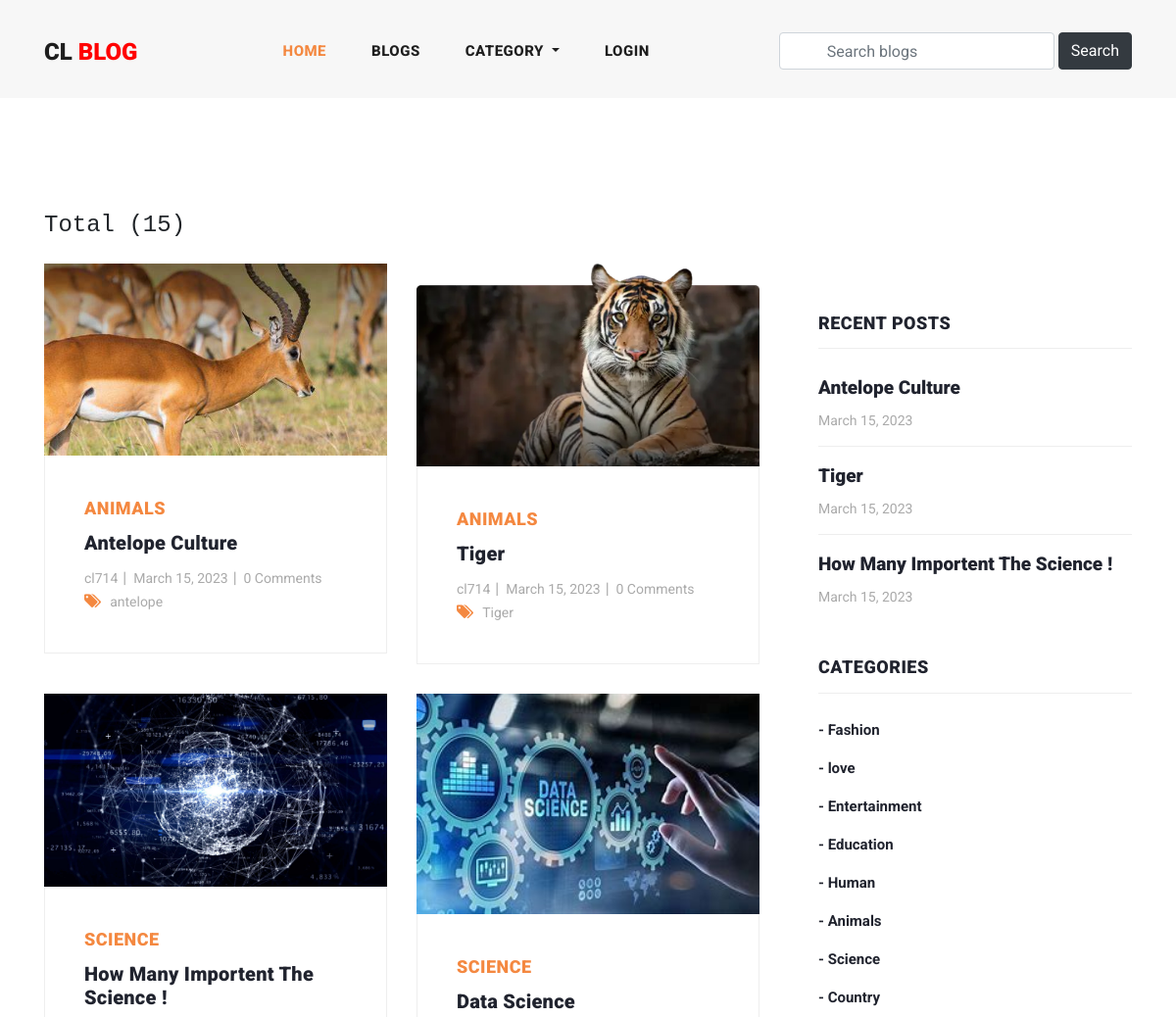
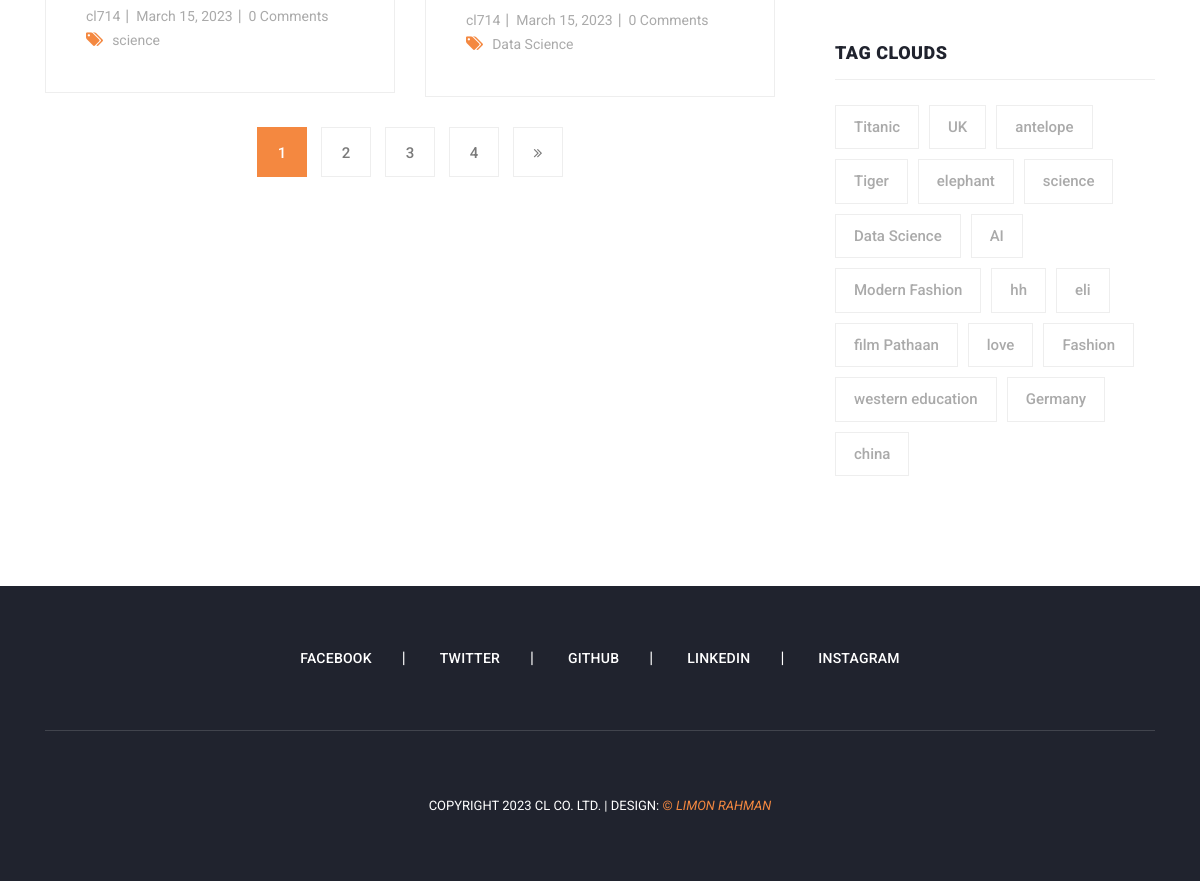
The app's page /blogs/ with its own data (2 pictures, top to bottom).
### blog/models.py (models this page shows, shortened)
class Blog(models.Model):
    user = models.ForeignKey(
        User,
        related_name='user_blogs',
        on_delete=models.CASCADE
    )
    category = models.ForeignKey(
        Category,
        related_name='category_blogs',
        on_delete=models.CASCADE
    )
    tags = models.ManyToManyField(
        Tag,
        related_name='tag_blogs',
        blank=True
    )
    likes = models.ManyToManyField(
        User,
        related_name='user_likes',
        blank=True
    )
    title = models.CharField(
        max_length=250
    )
    slug = models.SlugField(null=True, blank=True)
    banner = models.ImageField(upload_to='blog_banners')
    description = RichTextField()
    created_date = models.DateField(auto_now_add=True)

class Category(models.Model):
    title = models.CharField(max_length=150, unique=True)
    slug = models.SlugField(null=True, blank=True)
    created_date = models.DateField(auto_now_add=True)

class Tag(models.Model):
    title = models.CharField(max_length=150)
    slug = models.SlugField(null=True, blank=True)
    created_date = models.DateField(auto_now_add=True)

### user_profile/models.py (models this page shows, shortened)
class User(AbstractUser):
    email = models.EmailField(
        max_length=150,
        unique=True,
        error_messages={
            "unique": "The email must be unique"
        }
    )
    profile_image = models.ImageField(
        null=True,
        blank=True,
        upload_to="profile_images",
        default='images/default/user.png'
    )
    followers = models.ManyToManyField("Follow")
    REQUIRED_FIELDS = ["email"]
    objects = CustomUserManager()

### blog/views.py (the view)
# urls.py: path('blogs/', blogs, name='blogs'),
def blogs(request):
    queryset = Blog.objects.order_by('-created_date')
    tags = Tag.objects.order_by('-created_date')
    page = request.GET.get('page', 1)
    paginator = Paginator(queryset, 4)
    try:
        blogs = paginator.page(page)
    except EmptyPage:
        blogs = paginator.page(1)
    except PageNotAnInteger:
        blogs = paginator.page(1)
        return redirect('blogs')
    context = {
        "blogs": blogs,
        "tags": tags,
        "paginator": paginator
    }
    return render(request, 'blogs.html', context)

### blog/context_processors.py (called while the page is built)
def get_all_categories(request):
    categories = Category.objects.all()
    context = {
        "categories": categories
    }
    return context

### user_profile/context_processors.py (called while the page is built, shortened)
def user_notifications(request):
    context = {}
    return context

### templates/blogs.html (shortened to what this page needs)
{% extends 'base.html' %}
{% load static %}
{% block content %}
    <section class="blog-posts grid-system">
      <div class="container">
        <div class="row">
          <div class="col-md-8 py-3 mb-2">
            <h4 class="text-monospace">Total ({{paginator.object_list.count}})</h4>
          </div>
          <div class="col-lg-8">
            <div class="all-blog-posts">
              <div class="row">
                {% for blog in blogs %}
                {% include 'blog_card.html' %}
                {% endfor %}
                <div class="col-lg-12">
                  {% include 'pagination.html' %}
                </div>
              </div>
            </div>
          </div>
          {% include 'sidebar.html' %}
        </div>
      </div>
    </section>
{% endblock content %}

### templates/blog_card.html
{% load static %}
<div class="col-lg-6">
    <div class="blog-post">
      <div class="blog-thumb">
        <img src="{{blog.banner.url}}" alt="">
      </div>
      <div class="down-content">
        <span>{{blog.category.title}}</span>
        <a href="{% url 'blog_details' blog.slug %}"><h4>{{blog.title}}</h4></a>
        <ul class="post-info">
          <li><a href="{% url 'view_user_information' blog.user.username %}">{{blog.user.username}}</a></li>
          <li><a href="#">{{blog.created_date}}</a></li>
          <li><a href="#">{{blog.blog_comments.all.count}} Comments</a></li>
        </ul>
        <div class="post-options">
          <div class="row">
            <div class="col-lg-12">
              <ul class="post-tags">
                <li><i class="fa fa-tags"></i></li>
                {% if blog.tags.all.count > 0 %}
                {% for tag in blog.tags.all %}
                <li><a href="#">{{tag.title}}</a></li>
                {% endfor %}
                {% else %}
                None
                {% endif %}
              </ul>
            </div>
          </div>
        </div>
      </div>
    </div>
  </div>

### templates/sidebar.html
<div class="col-lg-4">
    <div class="sidebar">
      <div class="row">
        <div class="col-lg-12">
          <div class="sidebar-item recent-posts">
            <div class="sidebar-heading">
              <h2>Recent Posts</h2>
            </div>
            <div class="content">
              <ul>
                {% for blog in blogs|slice:"3" %}
                <li><a href="{% url 'blog_details' blog.slug %}">
                  <h5>{{blog.title}}</h5>
                  <span>{{blog.created_date}}</span>
                </a></li>
                {% endfor %}
              </ul>
            </div>
          </div>
        </div>
        <div class="col-lg-12">
          <div class="sidebar-item categories">
            <div class="sidebar-heading">
              <h2>Categories</h2>
            </div>
            <div class="content">
              <ul>
                {% for category in categories %}
                <li><a href="{% url 'category_blogs' category.slug %}">- {{category.title}}</a></li>
                {% endfor %}
              </ul>
            </div>
          </div>
        </div>
        <div class="col-lg-12">
          <div class="sidebar-item tags">
            <div class="sidebar-heading">
              <h2>Tag Clouds</h2>
            </div>
            <div class="content">
              <ul>
                {% for tag in tags %}
                <li><a href="{% url 'tag_blogs' tag.slug %}">{{tag.title}}</a></li>
                {% endfor %}
              </ul>
            </div>
          </div>
        </div>
      </div>
    </div>
  </div>

### assets/css/templatemo-stand-blog.css (style rules this page uses)
body { font-family: 'Roboto', sans-serif; overflow-x: hidden; text-rendering: optimizeLegibility; -webkit-font-smoothing: antialiased; -moz-osx-font-smoothing: grayscale; }
a { text-decoration: none!important; }
ul { padding: 0; margin: 0; list-style: none; }
h1,h2,h3,h4,h5,h6 { margin: 0px; }
.blog-posts { margin-top: 100px; }
.blog-posts .blog-post { margin-bottom: 30px; }
.blog-posts .blog-thumb img { width: 100%; overflow: hidden; }
.blog-posts .down-content { padding: 40px; border-right: 1px solid #eee; border-left: 1px solid #eee; border-bottom: 1px solid #eee; }
.blog-posts .down-content span { font-size: 18px; text-transform: uppercase; letter-spacing: 0.5px; font-weight: 900; color: #f48840; }
.blog-posts .down-content h4 { font-size: 24px; text-transform: capitalize; letter-spacing: 0.5px; font-weight: 900; color: #20232e; margin: 10px 0px 12px 0px; }
.blog-posts .down-content ul.post-info li { display: inline-block; margin-right: 8px; }
.blog-posts .down-content ul.post-info li:after { content: '|'; color: #aaa; margin-left: 8px; }
.blog-posts .down-content h4 { font-size: 20px; letter-spacing: 0.25px; }
.grid-system .down-content ul.post-info li { margin-right: 3px; }
.grid-system .down-content ul.post-info li:after { margin-left: 5px; }
.blog-posts .down-content ul.post-info li:last-child::after { display: none; }
.blog-posts .down-content ul.post-info li a { font-size: 14px; color: #aaa; font-weight: 400; transition: all .3s; }
.blog-posts .down-content ul.post-tags li, .blog-posts .down-content ul.post-share li { display: inline-block; }
.blog-posts .down-content ul.post-tags li:first-child i, .blog-posts .down-content ul.post-share li:first-child i { color: #f48840; margin-right: 5px; }
.blog-posts .down-content ul.post-tags li, .blog-posts .down-content ul.post-share li { color: #aaa; }
.blog-posts .down-content ul.post-tags li a, .blog-posts .down-content ul.post-share li a { font-size: 14px; color: #aaa; font-weight: 400; transition: all .3s; }
.blog-posts .sidebar-heading h2 { font-size: 18px; text-transform: uppercase; font-weight: 900; letter-spacing: 0.5px; color: #20232e; border-bottom: 1px solid #eee; padding-bottom: 15px; margin-bottom: 25px; }
.sidebar { margin-left: 30px; }
.sidebar .sidebar-item { margin-top: 50px; }
.sidebar .sidebar-heading h2 { font-size: 18px; text-transform: uppercase; font-weight: 900; letter-spacing: 0.5px; color: #20232e; border-bottom: 1px solid #eee; padding-bottom: 15px; margin-bottom: 25px; }
.sidebar .recent-posts ul li { margin-bottom: 15px; padding-bottom: 15px; border-bottom: 1px solid #eee; }
.sidebar .recent-posts ul li:last-child { margin-bottom: 0px; padding-bottom: 0px; border-bottom: none; }
.sidebar .recent-posts ul li h5 { font-size: 19px; font-weight: 900; color: #20232e; line-height: 30px; transition: all 0.3s; }
.sidebar .recent-posts ul li span { display: block; font-size: 14px; color: #aaa; margin-top: 8px; }
.sidebar .categories ul li { margin-bottom: 15px; }
.sidebar .categories ul li:last-child { margin-bottom: 0px; }
.sidebar .categories ul li a { font-size: 15px; font-weight: 700; color: #20232e; transition: all .3s; }
.sidebar .tags ul li { margin-right: 6px; display: inline-block; }
.sidebar .tags ul li { margin-bottom: 10px; }
.sidebar .tags ul li a { font-size: 15px; font-weight: 500; color: #aaa; display: inline-block; border: 1px solid #eee; padding: 10px 18px; transition: all .3s; }

### records on screen
Blog: banner (picture), category "ANIMALS", title "Antelope Culture", user.username "cl714", created_date "March 15, 2023", blog_comments.all.count "0"
Tag: title "antelope"
Blog: banner (picture), category "ANIMALS", title "Tiger", user.username "cl714", created_date "March 15, 2023", blog_comments.all.count "0"
Tag: title "Tiger"
Blog: banner (picture), category "SCIENCE", title "How Many Importent The Science !", user.username "cl714", created_date "March 15, 2023", blog_comments.all.count "0"
Tag: title "science"
Blog: banner (picture), category "SCIENCE", title "Data Science", user.username "cl714", created_date "March 15, 2023", blog_comments.all.count "0"
Tag: title "Data Science"
Category: title "Fashion"
Category: title "love"
Category: title "Entertainment"
Category: title "Education"
Category: title "Human"
Category: title "Animals"
Category: title "Science"
Category: title "Country"
Tag: title "Titanic"
Tag: title "UK"
Tag: title "elephant"
Tag: title "AI"
Tag: title "Modern Fashion"
Tag: title "hh"
Tag: title "eli"
Tag: title "film Pathaan"
Tag: title "love"
Tag: title "Fashion"
Tag: title "western education"
Tag: title "Germany"
Tag: title "china"

### other values on screen
{{ paginator.object_list.count }} "15"
{{ page }} "1"
{{ page }} "2" "3" "4"
